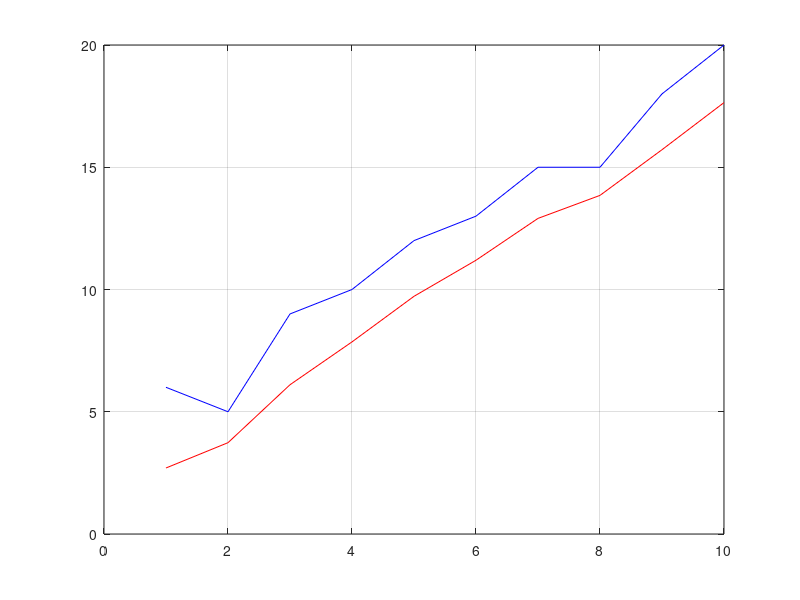

MATLAB code to generate this figure: (Note: this script raises an error after producing the figure.)
clc;
clear all;
close all;
input_data = load('input_data.txt')
iir_data = load('iir_data.txt')
plot(input_data,'b');
hold on;
plot(iir_data,'r');
grid on;
legend('Input','IIR',-1);